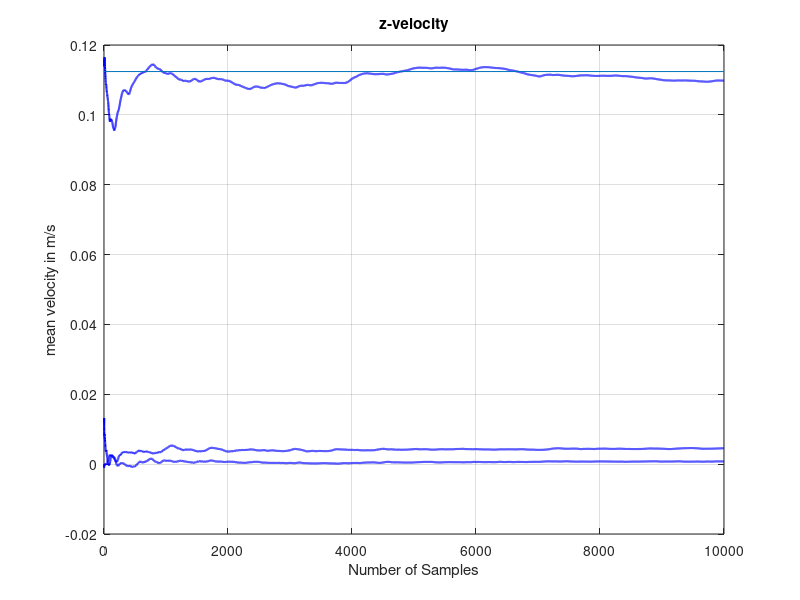

Source code (MATLAB):
%Dateiname bearbeiten 
n = 10000;  % oder eine andere Zahl, z. B. 2000, 10000, ...
%filename_x = sprintf('2025.10.17_09.44.16_test_10k_Samples5V_10000samp_XVelo.mat', n);
%filename_y = sprintf('2025.10.17_09.44.16_test_10k_Samples5V_10000samp_YVelo.mat', n);
%filename_z = sprintf('2025.10.17_09.44.16_test_10k_Samples5V_10000samp_ZVelo.mat', n);

%Daten einlesen
data_x = load('2025.10.17_09.44.16_test_10k_Samples5V_10000samp_XVelo.mat');
val_x = data_x.data_full_x;

data_y = load('2025.10.17_09.44.16_test_10k_Samples5V_10000samp_YVelo.mat');
val_y = data_y.data_full_y;

data_z = load('2025.10.17_09.44.16_test_10k_Samples5V_10000samp_ZVelo.mat');
val_z = data_z.data_full_z;

%Messwerte filtern
means_x = squeeze(val_x);
means_y = squeeze(val_y);
means_z = squeeze(val_z);

%
std_percent_x = zeros(1, n);
std_percent_y = zeros(1, n);
std_percent_z = zeros(1, n);

mean_x = zeros(1, n);
mean_y = zeros(1, n);
mean_z = zeros(1, n);

for i = 1:n
    current_vals_x = means_x(1:i);
    std_percent_x(i) = std(current_vals_x) / mean(current_vals_x) * 100;
    mean_x(i)= mean(current_vals_x);

    current_vals_y = means_y(1:i);
    std_percent_y(i) = std(current_vals_y) / mean(current_vals_y) * 100;
    mean_y(i)= mean(current_vals_y);

    current_vals_z = means_z(1:i);
    std_percent_z(i) = std(current_vals_z) / mean(current_vals_z) * 100;
    mean_z(i)= mean(current_vals_z);
end

fprintf('Mittlere Geschwindigkeit in x-Richtung: %d\n', mean(current_vals_x))
fprintf('Mittlere Geschwindigkeit in y-Richtung: %d\n', mean(current_vals_y))
fprintf('Mittlere Geschwindigkeit in z-Richtung: %d\n', mean(current_vals_z))

% Plot 
figure('Position', [100 100 1200 800]);

%subplot(6,1,1)   % 3 Zeilen, 1 Spalte, erstes Plotfenster
plot(1:n, std_percent_x, 'r', 'LineWidth', 1.5)
title('x-velocity')
ylabel('std in %')
xlabel('Number of Samples')
grid on

%subplot(6,1,2)   % zweites Plotfenster
plot(1:n, std_percent_y, 'g', 'LineWidth', 1.5)
title('y-velocity')
ylabel('std in %')
xlabel('Number of Samples')
grid on

%subplot(6,1,3)   % drittes Plotfenster
plot(1:n, std_percent_z, 'b', 'LineWidth', 1.5)
title('z-velocity')
ylabel('std in %')
xlabel('Number of Samples')
grid on

%subplot(6,1,4)   % drittes Plotfenster
plot(1:n,mean_x, 'b', 'LineWidth', 1.5)
hold on 
line([1 n],[0.1124 0.1124])
title('x-velocity')
ylabel('mean velocity in m/s')
xlabel('Number of Samples')
grid on

%subplot(6,1,5)   % drittes Plotfenster
plot(1:n, mean_y, 'b', 'LineWidth', 1.5)
title('y-velocity')
ylabel('mean velocity in m/s')
xlabel('Number of Samples')
grid on

%subplot(6,1,6)   % drittes Plotfenster
plot(1:n, mean_z, 'b', 'LineWidth', 1.5)
title('z-velocity')
ylabel('mean velocity in m/s')
xlabel('Number of Samples')
grid on
